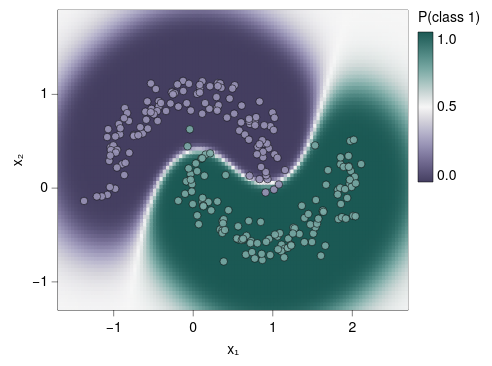

The specification (Vega-Lite) saved for this image:
### Vega-Lite specification from a JSON file in a GitHub repository (floating-point values rounded to 4 significant figures; data arrays with more than 128 entries replaced by an {"elided": "..."} marker saying what was removed)
{"background": null, "config": {"arc": {"fill": "#DBDBDB", "fillOpacity": 1.0, "innerRadius": 37.5, "padAngle": 0.03, "stroke": "black", "strokeOpacity": 1, "strokeWidth": 0.25}, "area": {"fill": "#DBDBDB", "fillOpacity": 1.0, "stroke": "black", "strokeOpacity": 1, "strokeWidth": 0.25}, "axis": {"domain": true, "domainCap": "round", "domainColor": "black", "domainWidth": 0.25, "grid": false, "gridCap": "round", "gridColor": "#F1F1F1", "gridDash": [0, 0], "gridOpacity": 1.0, "gridWidth": 0.25, "labelColor": "black", "labelFont": "Helvetica Neue, HelveticaNeue, Helvetica, Arial, sans-serif", "labelFontSize": 7, "labelFontStyle": "normal", "labelFontWeight": 400, "offset": 0, "ticks": true, "tickCap": "round", "tickColor": "black", "tickRound": false, "tickSize": 3, "tickWidth": 0.25, "titleColor": "black", "titleFont": "Helvetica Neue, HelveticaNeue, Helvetica, Arial, sans-serif", "titleFontSize": 7, "titleFontStyle": "normal", "titleFontWeight": 400}, "axisX": {"domain": true, "labelAlign": "center", "labelAngle": 0, "labels": true, "ticks": true, "translate": 0}, "axisY": {"domain": true, "labelAlign": "right", "labelAngle": 0, "labels": true, "ticks": true, "translate": 0}, "axisRight": {"domain": true, "labelAlign": "left", "labelAngle": 0, "labels": true, "ticks": true, "translate": 0}, "axisTop": {"domain": true, "labelAlign": "center", "labelAngle": 0, "labels": true, "ticks": true, "translate": 0}, "axisBand": {"tickOffset": 0}, "bar": {"fill": "#DBDBDB", "fillOpacity": 1.0, "stroke": "black", "strokeOpacity": 1, "strokeWidth": 0.25}, "boxplot": {"size": 13.5, "ticks": {"cornerRadius": 0.25, "fill": "black", "opacity": 1, "size": 6.75, "thickness": 0.25}, "box": {"fillOpacity": 1.0, "stroke": "black", "strokeOpacity": 1, "strokeWidth": 0.25}, "median": {"cornerRadius": 0, "fill": "black", "fillOpacity": 1.0, "opacity": 1, "size": 13.5, "thickness": 0.25}, "rule": {"fill": "black", "fillOpacity": 1.0, "size": 15.0, "stroke": "black", "strokeDash": [0, 0], "strokeOpacity": 1, "strokeWidth": 0.25}, "outliers": {"color": "black", "fill": "black", "fillOpacity": 1.0, "size": 0, "stroke": "black", "strokeOpacity": 1, "strokeWidth": 0.25}}, "circle": {"fill": "black", "fillOpacity": 1.0, "size": 1.875, "stroke": null, "strokeOpacity": 1, "strokeWidth": 0.25}, "errorband": {"band": {"fillOpacity": 0.6, "stroke": null, "strokeWidth": 0.25, "strokeOpacity": 1}, "borders": {"opacity": 0, "strokeOpacity": 0.25, "strokeWidth": 1}}, "errorbar": {"opacity": 1, "rule": {"strokeDash": [0, 0], "strokeWidth": 0.25}, "ticks": {"color": "black", "cornerRadius": 0.125, "opacity": 1, "size": 9.0, "thickness": 0.25}, "thickness": 0.25}, "font": "Helvetica Neue, HelveticaNeue, Helvetica, Arial, sans-serif", "geoshape": {"fill": "#DBDBDB", "fillOpacity": 1.0, "stroke": "black", "strokeOpacity": 1, "strokeWidth": 0.25}, "header": {"labelColor": "black", "labelFont": "Helvetica Neue, HelveticaNeue, Helvetica, Arial, sans-serif", "labelFontSize": 7, "labelFontStyle": "normal", "labelFontWeight": 400, "titleColor": "black", "titleFont": "Helvetica Neue, HelveticaNeue, Helvetica, Arial, sans-serif", "titleFontSize": 7, "titleFontStyle": "normal", "titleFontWeight": 400, "titlePadding": 0}, "legend": {"disable": false, "offset": 4.5, "titlePadding": 4, "labelOffset": 2, "gradientLabelOffset": 2, "gradientLength": 75.0, "gradientThickness": 7.5, "gradientOpacity": 1.0, "gradientStrokeColor": "black", "gradientStrokeWidth": 0.25, "labelColor": "black", "labelFont": "Helvetica Neue, HelveticaNeue, Helvetica, Arial, sans-serif", "labelFontSize": 7, "labelFontStyle": "normal", "labelFontWeight": 400, "strokeColor": "black", "strokeWidth": 0, "symbolSize": 42, "symbolStrokeColor": "black", "symbolStrokeWidth": 0.25, "titleColor": "black", "titleFont": "Helvetica Neue, HelveticaNeue, Helvetica, Arial, sans-serif", "titleFontSize": 7, "titleFontStyle": "normal", "titleFontWeight": 400}, "line": {"color": "black", "stroke": "black", "strokeCap": "butt", "strokeDash": [0, 0], "strokeOpacity": 1, "strokeWidth": 0.5}, "point": {"filled": true, "fill": "#DBDBDB", "fillOpacity": 1.0, "size": 7.5, "stroke": "black", "strokeOpacity": 1, "strokeWidth": 0.25}, "range": {"category": ["#B2B2B2", "#4A7CD3", "#008542", "#664CAF", "#509F98", "#636363", "#284F93", "#005226", "#382864", "#285753"], "diverging": {"scheme": ["#443E60", "#5F597E", "#7C759B", "#9994B6", "#B7B4CC", "#D6D5DC", "#F6F6F6", "#D1DAD9", "#A4C2BF", "#7AA9A4", "#578E89", "#37736E", "#1B5954"]}, "heatmap": {"scheme": ["#440154", "#472270", "#433E82", "#38598C", "#2C728E", "#238A8D", "#24A086", "#39B578", "#5DC862", "#96D646", "#CAE02D", "#FDE724"]}, "ordinal": {"scheme": ["#F1F1F1", "#DBDBDB", "#C6C6C6", "#B2B2B2", "#9D9D9D", "#898989", "#767676", "#636363", "#515151", "#404040", "#2F2F2F", "#1F1F1F"]}, "ramp": {"scheme": ["#440154", "#472270", "#433E82", "#38598C", "#2C728E", "#238A8D", "#24A086", "#39B578", "#5DC862", "#96D646", "#CAE02D", "#FDE724"]}}, "rule": {"color": "black", "stroke": "black", "strokeCap": "round", "strokeDash": [2, 2], "strokeOpacity": 1, "strokeWidth": 0.25}, "scale": {"barBandPaddingInner": 0.1, "rectBandPaddingInner": 0, "tickBandPaddingInner": 0.1, "bandPaddingOuter": 0.1, "bandWithNestedOffsetPaddingInner": 0.2, "bandWithNestedOffsetPaddingOuter": 0.2, "offsetBandPaddingInner": 0, "offsetBandPaddingOuter": 0, "round": false}, "rect": {"fill": "#DBDBDB", "fillOpacity": 1.0, "stroke": "black", "strokeOpacity": 1, "strokeWidth": 0.25}, "square": {"fill": "#DBDBDB", "fillOpacity": 1.0, "size": 15.0, "stroke": "black", "strokeOpacity": 1, "strokeWidth": 0.25}, "text": {"color": "black", "font": "Helvetica Neue, HelveticaNeue, Helvetica, Arial, sans-serif", "fontSize": 7, "fontStyle": "normal", "fontWeight": 400}, "tick": {"color": "black", "cornerRadius": 0.125, "opacity": 1.0, "size": 13.5, "thickness": 0.25}, "title": {"anchor": "middle", "frame": "group", "color": "black", "font": "Helvetica Neue, HelveticaNeue, Helvetica, Arial, sans-serif", "fontSize": 7, "fontStyle": "normal", "fontWeight": 400, "subtitleColor": "black", "subtitleFont": "Helvetica Neue, HelveticaNeue, Helvetica, Arial, sans-serif", "subtitleFontSize": "Helvetica Neue, HelveticaNeue, Helvetica, Arial, sans-serif", "subtitleFontStyle": "normal", "subtitleFontWeight": 400}, "trail": {"color": "black", "opacity": 1, "size": 0.5}, "view": {"continuousWidth": 175, "continuousHeight": 150, "discreteWidth": 175, "discreteHeight": 150, "fill": null, "stroke": "black", "strokeWidth": 0.25}}, "layer": [{"data": {"name": "data-a8b8d0997e4843145741a87417fa5c85"}, "mark": {"type": "rect", "clip": true, "stroke": null}, "encoding": {"color": {"field": "p", "scale": {"domainMid": 0.5}, "title": "P(class 1)", "type": "quantitative"}, "x": {"field": "x0", "scale": {"domain": [-1.7, 2.7], "nice": false}, "title": "x₁", "type": "quantitative"}, "x2": {"field": "x1"}, "y": {"field": "y0", "scale": {"domain": [-1.3, 1.9], "nice": false}, "title": "x₂", "type": "quantitative"}, "y2": {"field": "y1"}}}, {"data": {"name": "data-5986bbc1ae9793c3c74c3ebbb64d95b1"}, "mark": {"type": "circle", "opacity": 0.9, "size": 14, "stroke": "black", "strokeWidth": 0.3}, "encoding": {"color": {"field": "class", "legend": null, "scale": {"range": ["#9994B6", "#7AA9A4"]}, "type": "nominal"}, "x": {"field": "x", "type": "quantitative"}, "y": {"field": "y", "type": "quantitative"}}}], "$schema": "https://vega.github.io/schema/vega-lite/v6.4.1.json", "datasets": {"data-a8b8d0997e4843145741a87417fa5c85": {"elided": "8640 records"}, "data-5986bbc1ae9793c3c74c3ebbb64d95b1": {"elided": "240 records"}}}
